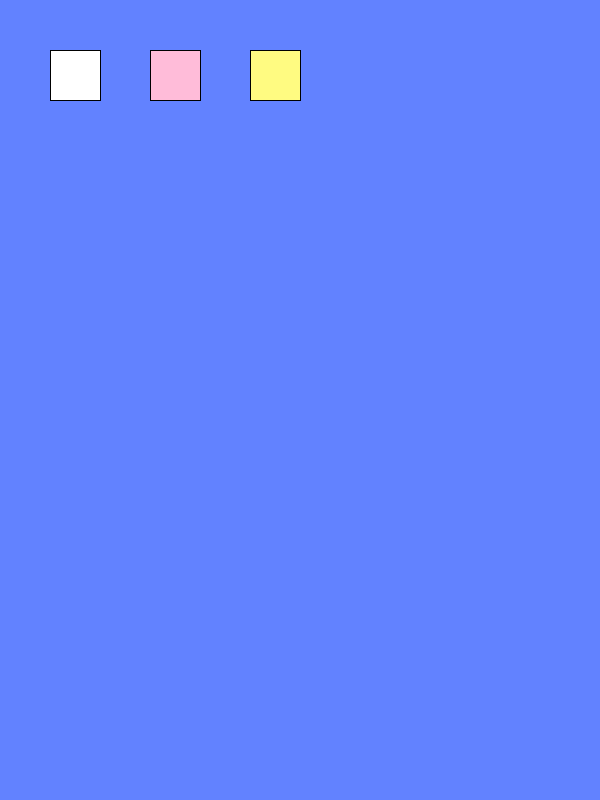
Frame 1 (no input)
Frame 60 (the mouse pressed at the canvas centre just before this capture): identical to frame 1, image omitted
Frame 120 (the mouse held since frame 60 and released just before this capture): identical to frame 1, image omitted

The Processing sketch that drew this single still picture (run headless with seeded random() and noise(); from frame 60 on, the mouse is pressed at the canvas centre):

// Processing sketch: sketch_211108c
// ── sketch_211108c.pde
color col;
int i;
boolean []flag=new boolean[3];

void setup() {
  size(600, 800);
  background(#6282FF);
}

void draw() {

  fill(255, 255, 255);
  rect(50, 50, 50, 50);
  fill(#FFBCD9);
  rect(150, 50, 50, 50);
  fill(#FFFB81);
  rect(250, 50, 50, 50);

  if (mousePressed==true) {
    if (flag[0]) {

      stroke(col);
      strokeWeight(1);
      noFill();
      rect(mouseX, mouseY, 20, random(40, 800));
    } else if (flag[1]) {

      noStroke();
      fill(col, random(150, 300));
      circle(mouseX+random(-80, 30), mouseY+random(-5, 5), random(0, 50));
    } else if (flag[2]) {
      noStroke();
      fill(col);
      circle(mouseX, mouseY, 10);
    }
  }
}
void mousePressed() {
  if (mouseX>50&&mouseX<100&&mouseY>50&&mouseY<100) {
    col=255;
    for (i=0; i<3; i++) {
      flag[i]=false;
    }
    flag[0]=true;
  } else if (mouseX>150&&mouseX<200&&mouseY>50&&mouseY<100) {
    col=#FFBCD9;
    for (i=0; i<3; i++) {
      flag[i]=false;
    }
    flag[1]=true;
  } else if (mouseX>250&&mouseX<300&&mouseY>50&&mouseY<100) {
    col=#FFFB81;
    for (i=0; i<3; i++) {
      flag[i]=false;
    }
    flag[2]=true;
  }
}
